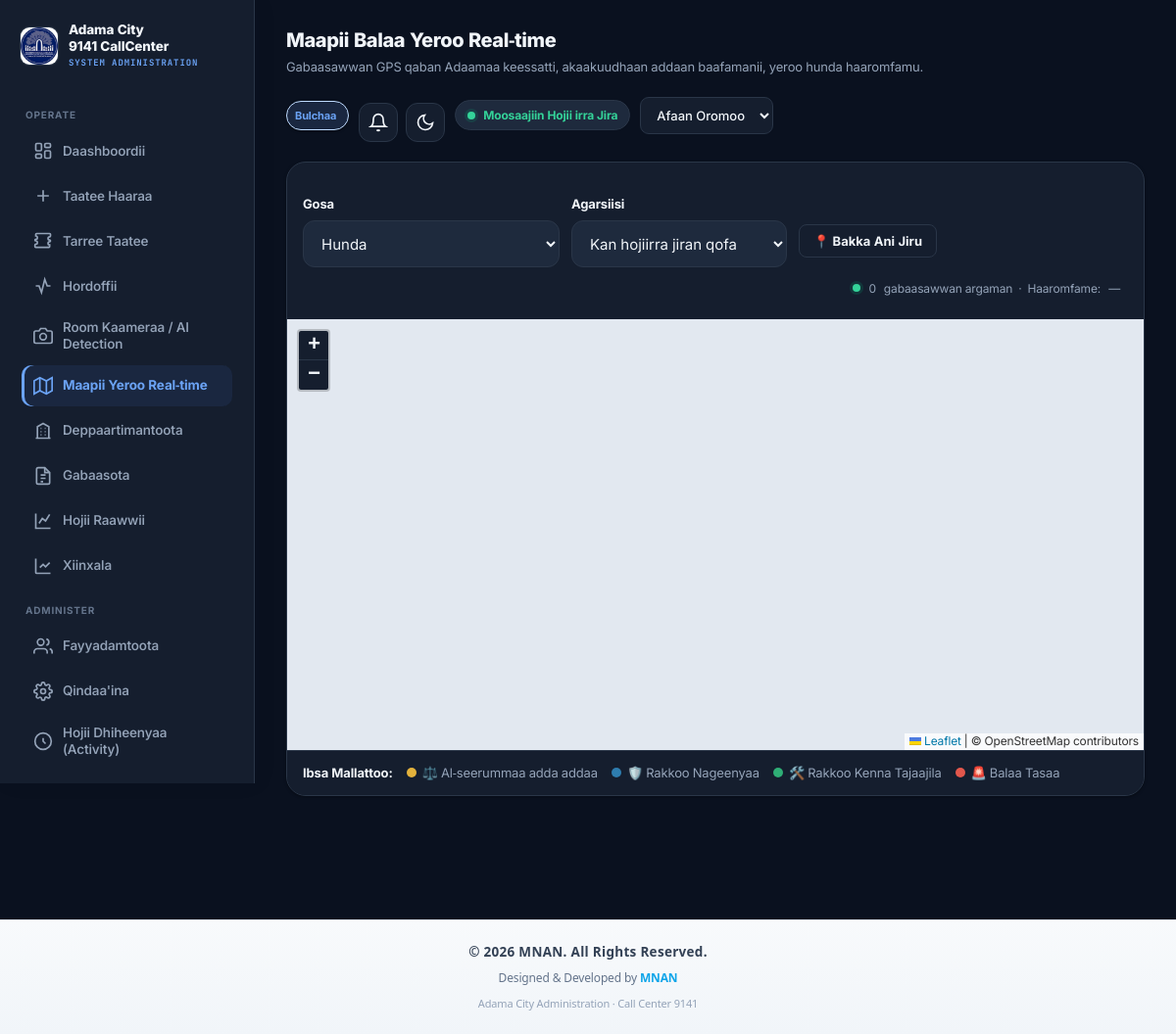
Screenshot of /admin/live_map.php (signed in) with the database file from the repository.
### tables this page shows
CREATE TABLE `categories` (
  `id` int(11) NOT NULL,
  `name` varchar(120) NOT NULL,
  `icon` varchar(64) DEFAULT NULL,
  `slug` varchar(64) DEFAULT NULL
);

### admin/live_map.php (the view, shortened to what this page needs)
<?php
require __DIR__ . '/../includes/auth.php';
require __DIR__ . '/../includes/maps.php';
$categories = $pdo->query("SELECT * FROM categories ORDER BY id")->fetchAll();
$cat_keys = ['cat_illegal', 'cat_security', 'cat_service', 'cat_emergency'];
$categoryColors = [
    1 => '#E3B23C',
    2 => '#2E7DAF',
    3 => '#2FAE76',
    4 => '#E2574C',
];
$dir = t_raw('dir');
?>
<!DOCTYPE html>
<html lang="<?= $CURRENT_LANG ?>" dir="<?= $dir ?>">
<head>
<link rel="stylesheet" href="../assets/style.css">
</head>
<body>
<div class="shell">
<?php include __DIR__ . '/includes/sidebar.php'; ?>
<main class="main">
    <div class="top-actions" style="margin-bottom:20px;">
        <div>
            <h2 style="margin:0;"><?= t('live_map_title') ?></h2>
            <div class="muted" style="font-size:13px; margin-top:4px;"><?= t('live_map_subtitle') ?></div>
        </div>
        <div class="topbar-controls"><?php render_topbar_controls(); render_lang_switcher(); ?></div>
    </div>
    <div class="card" style="padding:0; overflow:hidden;">
        <form id="mapFilters" style="display:flex; gap:12px; align-items:end; flex-wrap:wrap; padding:16px 16px 0;">
            <div style="min-width:200px;">
                <label><?= t('live_map_filter_category') ?></label>
                <select name="category" id="filterCategory">
                    <option value="0"><?= t('dash_filter_all') ?></option>
                </select>
            </div>
            <div style="min-width:220px;">
                <label><?= t('live_map_filter_status') ?></label>
                <select name="active_only" id="filterStatus">
                    <option value="1" selected><?= t('live_map_active_only') ?></option>
                </select>
            </div>
            <div style="padding-bottom:10px;">
                <button type="button" class="btn btn-ghost btn-sm" id="locateMeBtn">📍 <?= t('live_map_locate_me') ?></button>
            </div>
            <div class="live-map-status" style="padding-bottom:10px; margin-left:auto;">
                <span class="dot-live"></span>
                <span id="mapCount">0</span> <?= t('live_map_count') ?>
                &nbsp;·&nbsp; <?= t('live_map_updated') ?>: <span id="mapUpdated">—</span>
            </div>
        </form>
        <div id="liveIncidentMap" class="map-canvas map-canvas-lg" style="margin-top:12px;"></div>
        <div class="live-map-legend">
            <strong style="color:var(--text);"><?= t('live_map_legend') ?>:</strong>
            <?php foreach ($categories as $i => $c): ?>
                <span><i class="legend-dot" style="background:<?= $categoryColors[$c['id']] ?? '#888' ?>;"></i><?= htmlspecialchars($c['icon']) ?> <?= t(isset($cat_keys[$i]) ? $cat_keys[$i] : '') ?: htmlspecialchars($c['name']) ?></span>
            <?php endforeach; ?>
        </div>
    </div>
</main>
</div>
<footer style="
    text-align: center;
    padding: 22px 16px;
    margin-top: 50px;
    background: linear-gradient(180deg, #f8fafc 0%, #f1f5f9 100%);
    border-top: 1px solid #e2e8f0;
    font-family: system-ui, -apple-system, sans-serif;
">
    <div style="
        font-size: 13.5px;
        font-weight: 600;
        color: #334155;
        letter-spacing: 0.3px;
    ">
        © 2026 MNAN. All Rights Reserved.
    </div>
    <div style="
        margin-top: 6px;
        font-size: 12px;
        color: #64748b;
    ">
        Designed &amp; Developed by <span style="color:#0ea5e9; font-weight:600;">MNAN</span>
    </div>
    <div style="
        margin-top: 8px;
        font-size: 11px;
        color: #94a3b8;
    ">
        Adama City Administration · Call Center 9141
    </div>
</footer>
</body>
</html>

### rows the page displays
categories: icon "⚖️", name "Al-seerummaa adda addaa"
categories: icon "🛡️", name "Rakkoo Nageenyaa"
categories: icon "🛠️", name "Rakkoo Kenna Tajaajila"
categories: icon "🚨", name "Balaa Tasaa"

### other values shown
t('nav_dashboard') "Daashboordii"
t('nav_new_event') "Taatee Haaraa"
t('nav_event_list') "Tarree Taatee"
t('nav_monitoring') "Hordoffii"
t('nav_cameras') "Room Kaameraa / AI Detection"
t('nav_live_map') "Maapii Yeroo Real-time"
t('nav_departments') "Deppaartimantoota"
t('nav_reports') "Gabaasota"
t('nav_performance') "Hojii Raawwii"
t('nav_analytics') "Xiinxala"
t('nav_users') "Fayyadamtoota"
t('nav_settings') "Qindaa'ina"
t('nav_activity') "Hojii Dhiheenyaa (Activity)"
t('live_map_title') "Maapii Balaa Yeroo Real-time"
t('live_map_subtitle') "Gabaasawwan GPS qaban Adaamaa keessatti, akaakuudhaan addaan baafamanii, yeroo hunda haaromfamu."
